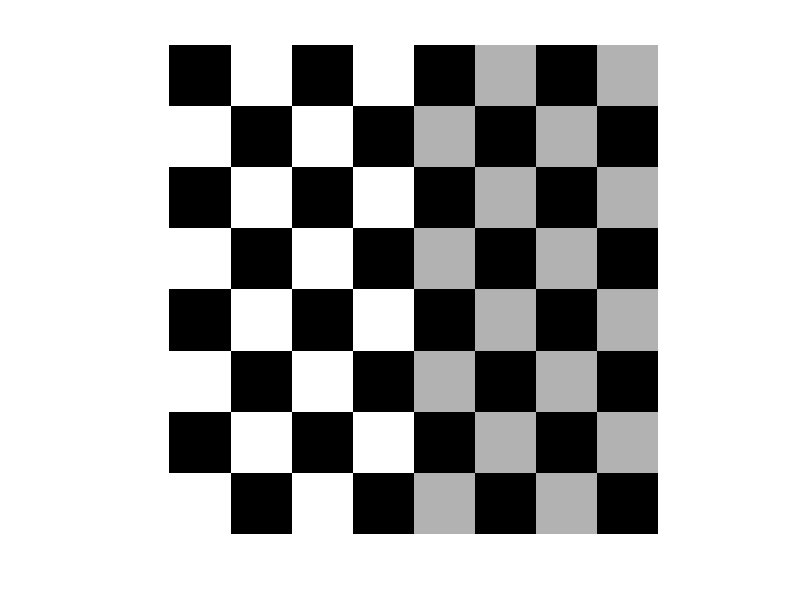

MATLAB code for this plot: (Note: this script raises an error after producing the figure.)
clear;
close all; clc;
cb = checkerboard;
imshow(cb)
cb_ref = imref2d(size(cb));
tx = 20; % x축 이동
ty = 30; % y축 이동
T = [1 0 tx; 0 1 ty; 0 0 1];
theta = 30; % 30도 회전
R = [cosd(theta) -sind(theta) 0; sind(theta) cosd(theta) 0; 0 0 1];
TR = T * R; % 이동 후 회전

for i_step = 0:n_steps
    temp_TR = (TR-eye(3)) * i_step/n_steps + eye(3);
    tform_tr = affinetform2d(temp_TR);
    [out, out_ref] = imwarp(cb, cb_ref, tform_tr);
    imshowpair(out, out_ref, cb, cb_ref, 'montage');

    drawnow;
    if i_step<n_steps
        cla;
    end
end